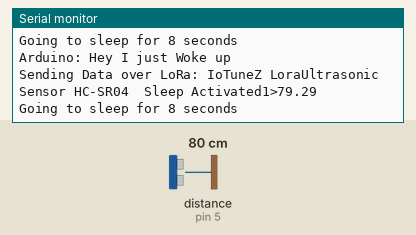
This sketch was run on a simulated Arduino Nano, built with avr-gcc and run on an emulated ATmega328P. Shown: the last lines printed to the serial monitor. The test bench sets the inputs (shaded band); at power-on: distance to the obstacle (sensor on pin 5) 80 cm. The echo pulse lasts 58.3 µs per cm; no radio packets arrive unless stated.

Above: at 17.4 s.
17.5 s: distance to the obstacle (sensor on pin 5) set to 2 cm
At 25.27 s:
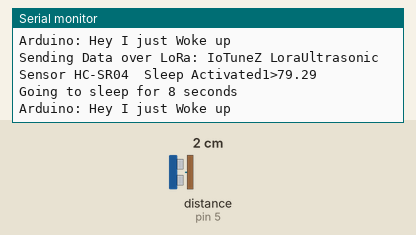
29.9 s: distance to the obstacle (sensor on pin 5) set to 4 cm
At 35.3 s:
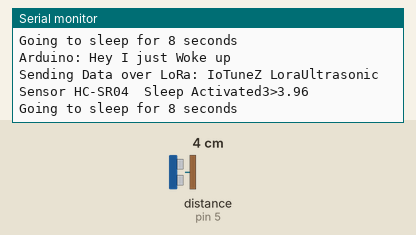
Timing chart, 0 to 36.8 s (numbered marks = the images above; inputs shaded):
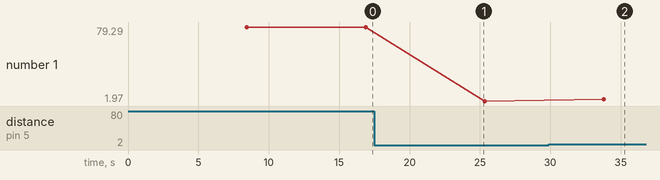

The sketch:

lorasleep.ino
```cpp
#include <LowPower.h>
#include <SPI.h>
#include<String.h>
#include <LoRa.h>
#define echoPin 5
#define trigPin 6

long duration;
float level;
int flag=0;
int count =0;
char device_id[12] = "IoTuneZ Lora";

void setup() {
  Serial.begin(9600);
  pinMode(trigPin, OUTPUT);
  pinMode(echoPin, INPUT);
  while (!Serial);
  Serial.println("Ultrasonic Sensor HC-SR04  Sleep Activated");
  Serial.println("with Arduino Nano");
  Serial.println("LoRa Sender");
  if (!LoRa.begin(433E6))
  {
    Serial.println("Starting LoRa failed!");
    while (1);
  }
}
void loop() {
  Serial.println("Going to sleep for 8 seconds");
  delay(100);
  //for(int i = 0; i<=1; i++)
  {
  LowPower.idle(SLEEP_8S, ADC_OFF, TIMER2_OFF, TIMER1_OFF, TIMER0_OFF,SPI_OFF, USART0_OFF, TWI_OFF);
  }
  delay(20);
  Serial.println("");
  Serial.println("Arduino: Hey I just Woke up");
  // Clears the trigPin condition
  digitalWrite(trigPin, LOW);
  delayMicroseconds(2);
  // Sets the trigPin HIGH (ACTIVE) for 10 microseconds
  digitalWrite(trigPin, HIGH);
  delayMicroseconds(8);
  digitalWrite(trigPin, LOW);
  // Reads the echoPin, returns the sound wave travel time in microseconds
  duration = pulseIn(echoPin, HIGH);
  // Calculating the level
  level = duration * 0.034 / 2; // Speed of sound wave divided by 2 (go and back)
  delay(200);
  String LoRaMessage = String(device_id) + String(count)+">" + String(level);
  LoRa.beginPacket();
  LoRa.print(LoRaMessage);
  LoRa.endPacket();
  Serial.print("Sending Data over LoRa: ");
  Serial.println(LoRaMessage);
  count++;
  delay(50);
}
```

Measured:
- after the input at 29.9 s, the serial monitor: prints a new line after 3.9 s (image 2)
- plotted number 1: 79.29 → 1.97 after the input at 17.5 s, 1.97 → 3.96 after the input at 29.9 s
